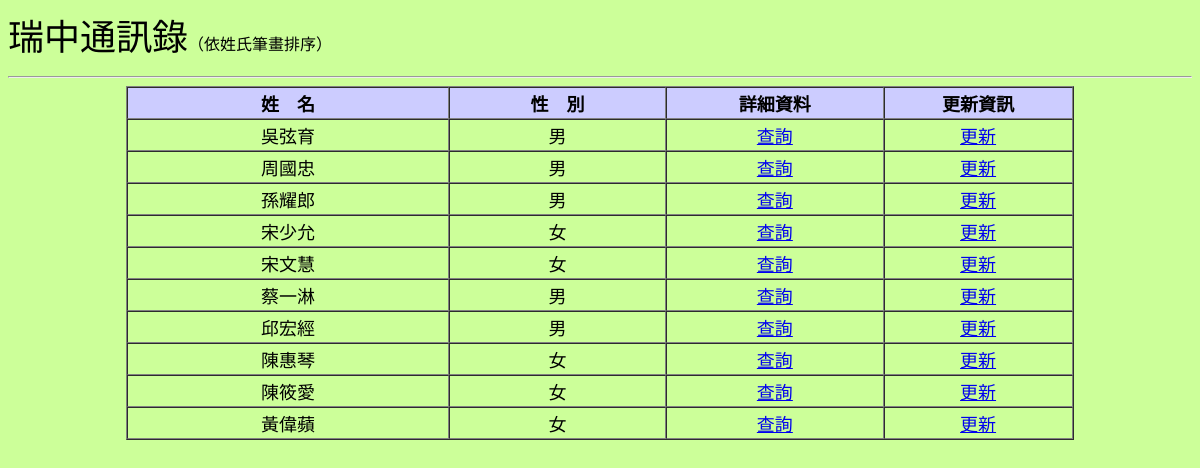
Page /20200422/php201/PHA02-1.php on the committed database.
### tables this page shows
CREATE TABLE `classmates` (
  `classID` tinyint(4) NOT NULL auto_increment,
  `className` varchar(40) NOT NULL,
  `classSex` varchar(2) NOT NULL,
  `classBirthday` date NOT NULL,
  `classEmail` varchar(100) default NULL,
  `classPhone` varchar(100) default NULL,
  `classAddress` varchar(100) default NULL,
  PRIMARY KEY  (`classID`)
);

### 20200422/php201/PHA02-1.php (the view, shortened to what this page needs)
<?php
  try {
    $pdo = new PDO("mysql:host=localhost;dbname=class;", "root", "admin");
  } catch (PDOException $err) {
    die("資料庫無法連接");
  }
  $stmt = $pdo->prepare("select * from classmates order by className");
  $stmt->execute();
  $rows = $stmt->fetchAll(PDO::FETCH_ASSOC);
?>
<head>
</head>
<body>
  <p><span class="style5">瑞中通訊錄</span>（<span class="style6">依姓氏筆畫排序</span>）</p>
  <hr />
  <table width="80%" border="１" align="center" cellpadding="2" cellspacing="0">
    <tr bgcolor="#CCCCFF">
      <td width="34%">
        <div align="center" class="style9">姓　名</div>
      </td>
      <td width="23%">
        <div align="center" class="style9">性　別</div>
      </td>
      <td width="23%">
        <div align="center" class="style9">詳細資料</div>
      </td>
      <td width="20%">
        <div align="center" class="style9">更新資訊</div>
      </td>
    </tr>
    <?php foreach ($rows as $row) { ?>
      <tr align="center">
        <td><span class="style10"><?php echo $row["className"]; ?></span></td>
        <td><span class="style10"><?php echo $row["classSex"]; ?></span></td>
        <td><a href="<?php echo "pha02-2.php?id=" . $row["classID"]; ?>" class="style10">查詢</a></td>
        <td><a href="<?php echo "pha02-3.php?id=" . $row["classID"]; ?>" class="style10">更新</a></td>
      </tr>
    <?php } ?>
  </table>
</body>
</html>

### 20200422/php201/PHA02-1.php (style rules this page uses)
.style6 { font-family: "標楷體" }
body { background-color: #CCFF99; }
.style9 { font-size: large; font-weight: bold; font-family: "標楷體"; }
.style10 { font-size: 18px }

### rows in the picture
classmates: className "吳弦育", classSex "男"
classmates: className "周國忠", classSex "男"
classmates: className "孫耀郎", classSex "男"
classmates: className "宋少允", classSex "女"
classmates: className "宋文慧", classSex "女"
classmates: className "蔡一淋", classSex "男"
classmates: className "邱宏經", classSex "男"
classmates: className "陳惠琴", classSex "女"
classmates: className "陳筱愛", classSex "女"
classmates: className "黃偉蘋", classSex "女"
